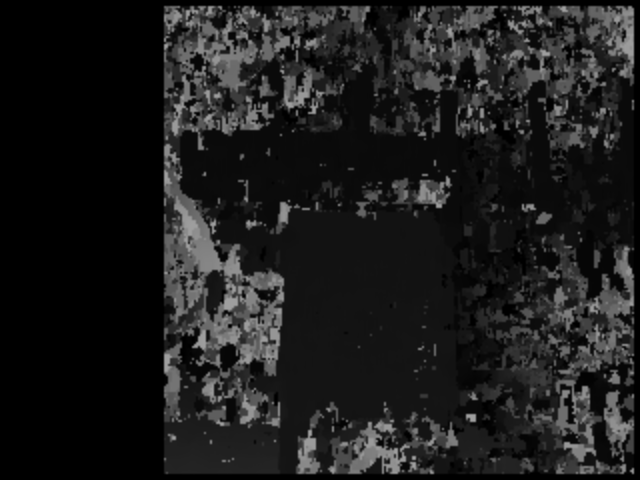
//> input picture opencv_cpp/disp.png, 640 x 480 px
$ ./disparity_filtering ../disp.png ../disp.png -GT=../disp.png   (built with g++ and OpenCV 4)
//> lines starting //> are read from the running program, lines starting //| are printed output that depends on the picture
#include <iostream>
#include <string>

#include "opencv2/calib3d.hpp"
#include "opencv2/core/utility.hpp"
#include "opencv2/highgui.hpp"
#include "opencv2/imgcodecs.hpp"
#include "opencv2/imgproc.hpp"
#include "opencv2/ximgproc.hpp"

using namespace cv;
using namespace cv::ximgproc;
using namespace std;

Rect computeROI(Size2i src_sz, Ptr<StereoMatcher> matcher_instance);

const String keys =
    "{help h usage ? |                  | print this message                                                }"
    "{@left          |../data/aloeL.jpg | left view of the stereopair                                       }"
    "{@right         |../data/aloeR.jpg | right view of the stereopair                                      }"
    "{GT             |../data/aloeGT.png| optional ground-truth disparity (MPI-Sintel or Middlebury format) }"
    "{dst_path       |None              | optional path to save the resulting filtered disparity map        }"
    "{dst_raw_path   |None              | optional path to save raw disparity map before filtering          }"
    "{algorithm      |bm                | stereo matching method (bm or sgbm)                               }"
    "{filter         |wls_conf          | used post-filtering (wls_conf or wls_no_conf or fbs_conf)         }"
    "{no-display     |                  | don't display results                                             }"
    "{no-downscale   |                  | force stereo matching on full-sized views to improve quality      }"
    "{dst_conf_path  |None              | optional path to save the confidence map used in filtering        }"
    "{vis_mult       |1.0               | coefficient used to scale disparity map visualizations            }"
    "{max_disparity  |160               | parameter of stereo matching                                      }"
    "{window_size    |-1                | parameter of stereo matching                                      }"
    "{wls_lambda     |8000.0            | parameter of wls post-filtering                                   }"
    "{wls_sigma      |1.5               | parameter of wls post-filtering                                   }"
    "{fbs_spatial    |16.0              | parameter of fbs post-filtering                                   }"
    "{fbs_luma       |8.0               | parameter of fbs post-filtering                                   }"
    "{fbs_chroma     |8.0               | parameter of fbs post-filtering                                   }"
    "{fbs_lambda     |128.0             | parameter of fbs post-filtering                                   }";

int main(int argc, char** argv) {
    CommandLineParser parser(argc, argv, keys);
    parser.about("Disparity Filtering Demo");
    if (parser.has("help")) {
        parser.printMessage();
        return 0;
    }

    String left_im = parser.get<String>(0);
    String right_im = parser.get<String>(1);
    String GT_path = parser.get<String>("GT");
    String dst_path = parser.get<String>("dst_path");
    String dst_raw_path = parser.get<String>("dst_raw_path");
    String dst_conf_path = parser.get<String>("dst_conf_path");
    String algo = parser.get<String>("algorithm");
    String filter = parser.get<String>("filter");
    bool no_display = parser.has("no-display");
    bool no_downscale = parser.has("no-downscale");
    int max_disp = parser.get<int>("max_disparity");
    double lambda = parser.get<double>("wls_lambda");
    double sigma = parser.get<double>("wls_sigma");
    double fbs_spatial = parser.get<double>("fbs_spatial");
    double fbs_luma = parser.get<double>("fbs_luma");
    double fbs_chroma = parser.get<double>("fbs_chroma");
    double fbs_lambda = parser.get<double>("fbs_lambda");
    double vis_mult = parser.get<double>("vis_mult");

    int wsize;
    if (parser.get<int>("window_size") >= 0)  // user provided window_size value
        wsize = parser.get<int>("window_size");
    else {
        if (algo == "sgbm")
            wsize = 3;  // default window size for SGBM
        else if (!no_downscale && algo == "bm" && filter == "wls_conf")
            wsize = 7;  // default window size for BM on downscaled views (downscaling is performed only for wls_conf)
        else
            wsize = 15;  // default window size for BM on full-sized views
    }

    if (!parser.check()) {
        parser.printErrors();
        return -1;
    }
    //! [load_views]
    Mat left = imread(left_im, IMREAD_COLOR);
//> left is the input picture: 480 rows x 640 cols, CV_8UC3; min 0, max 158, mean 28.5
    Mat right = imread(right_im, IMREAD_COLOR);
    if (left.empty() || right.empty()) {
        cout << "Error, Cannot read image file!" << std::endl;
        return -1;
    }
    //! [load_views]
    bool noGT;
    Mat GT_disp;
    if (GT_path == "../data/aloeGT.png" && left_im != "../data/aloeL.jpg")
        noGT = true;
    else {
        noGT = false;
        if (readGT(GT_path, GT_disp) != 0) {
            cout << "Cannot read ground truth image file: " << GT_path << endl;
            return -1;
        }
    }
    string imgPathInput = "./data/disparity.png";
    Mat imgInput1 = imread(imgPathInput, cv::IMREAD_ANYDEPTH);
//> disparity.png cannot be read in this run, so this picture is empty
    Mat imgInput2;
    readGT(imgPathInput, imgInput2);  // ? 读取 CV_16S 存储的视差图
//> disparity.png cannot be read in this run, so this picture is empty

    Mat left_for_matcher, right_for_matcher;
    Mat left_disp, right_disp;
    Mat filtered_disp, solved_disp, solved_filtered_disp;
    Mat conf_map = Mat(left.rows, left.cols, CV_8U);
    conf_map = Scalar(255);
    Rect ROI;
    Ptr<DisparityWLSFilter> wls_filter;
    double matching_time, filtering_time;
    double solving_time = 0;
    if (max_disp <= 0 || max_disp % 16 != 0) {
        cout << "Incorrect max_disparity value: it should be positive and divisible by 16";
        return -1;
    }
    if (wsize <= 0 || wsize % 2 != 1) {
        cout << "Incorrect window_size value: it should be positive and odd";
        return -1;
    }

    if (filter == "wls_conf")  // filtering with confidence (significantly better quality than wls_no_conf)
    {
        if (!no_downscale) {
            // downscale the views to speed-up the matching stage, as we will need to compute both left
            // and right disparity maps for confidence map computation
            //! [downscale]
            max_disp /= 2;
            if (max_disp % 16 != 0) max_disp += 16 - (max_disp % 16);
            resize(left, left_for_matcher, Size(), 0.5, 0.5, INTER_LINEAR_EXACT);
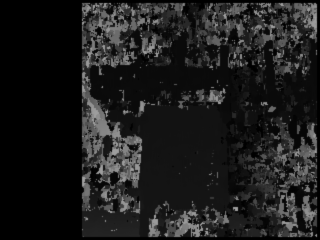
//> left_for_matcher: 240 rows x 320 cols, CV_8UC3; min 0, max 158, mean 28.6
            resize(right, right_for_matcher, Size(), 0.5, 0.5, INTER_LINEAR_EXACT);
            //! [downscale]
        } else {
            left_for_matcher = left.clone();
            right_for_matcher = right.clone();
        }

        if (algo == "bm") {
            //! [matching]
            Ptr<StereoBM> left_matcher = StereoBM::create(max_disp, wsize);
            wls_filter = createDisparityWLSFilter(left_matcher);
            Ptr<StereoMatcher> right_matcher = createRightMatcher(left_matcher);

            cvtColor(left_for_matcher, left_for_matcher, COLOR_BGR2GRAY);
//> left_for_matcher: 240 rows x 320 cols, CV_8UC1
            cvtColor(right_for_matcher, right_for_matcher, COLOR_BGR2GRAY);

            matching_time = (double)getTickCount();
            left_matcher->compute(left_for_matcher, right_for_matcher, left_disp);
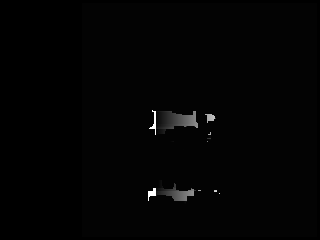
//> left_disp: 240 rows x 320 cols, CV_16SC1; min -16, max 1264, mean 2.4; drawn with min black and max white
            right_matcher->compute(right_for_matcher, left_for_matcher, right_disp);
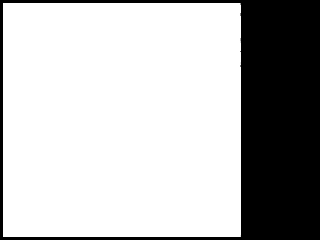
//> right_disp: 240 rows x 320 cols, CV_16SC1; min -1280, max 0, mean -351.9; drawn with min black and max white
            matching_time = ((double)getTickCount() - matching_time) / getTickFrequency();
            //! [matching]
        } else if (algo == "sgbm") {
            Ptr<StereoSGBM> left_matcher = StereoSGBM::create(0, max_disp, wsize);
            left_matcher->setP1(24 * wsize * wsize);
            left_matcher->setP2(96 * wsize * wsize);
            left_matcher->setPreFilterCap(63);
            left_matcher->setMode(StereoSGBM::MODE_SGBM_3WAY);
            wls_filter = createDisparityWLSFilter(left_matcher);
            Ptr<StereoMatcher> right_matcher = createRightMatcher(left_matcher);

            matching_time = (double)getTickCount();
            left_matcher->compute(left_for_matcher, right_for_matcher, left_disp);
            right_matcher->compute(right_for_matcher, left_for_matcher, right_disp);
            matching_time = ((double)getTickCount() - matching_time) / getTickFrequency();
        } else {
            cout << "Unsupported algorithm";
            return -1;
        }

        //! [filtering]
        wls_filter->setLambda(lambda);
        wls_filter->setSigmaColor(sigma);
        filtering_time = (double)getTickCount();
        wls_filter->filter(left_disp, left, filtered_disp, right_disp);
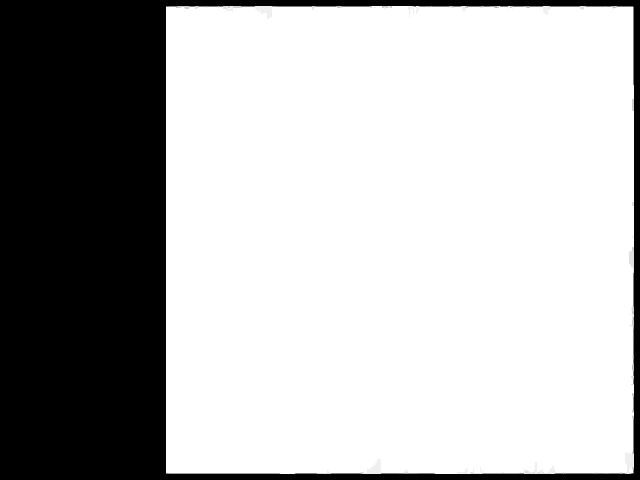
//> filtered_disp: 480 rows x 640 cols, CV_16SC1; min -16, max 0, mean -4.62; drawn with min black and max white
        filtering_time = ((double)getTickCount() - filtering_time) / getTickFrequency();
        //! [filtering]
        conf_map = wls_filter->getConfidenceMap();

        // Get the ROI that was used in the last filter call:
        ROI = wls_filter->getROI();
        if (!no_downscale) {
            // upscale raw disparity and ROI back for a proper comparison:
            resize(left_disp, left_disp, Size(), 2.0, 2.0, INTER_LINEAR_EXACT);
//> left_disp: 480 rows x 640 cols, CV_16SC1
            left_disp = left_disp * 2.0;
            ROI = Rect(ROI.x * 2, ROI.y * 2, ROI.width * 2, ROI.height * 2);
        }
    } else if (filter == "fbs_conf")  // filtering with fbs and confidence using also wls pre-processing
    {
        if (!no_downscale) {
            // downscale the views to speed-up the matching stage, as we will need to compute both left
            // and right disparity maps for confidence map computation
            //! [downscale_wls]
            max_disp /= 2;
            if (max_disp % 16 != 0) max_disp += 16 - (max_disp % 16);
            resize(left, left_for_matcher, Size(), 0.5, 0.5);
            resize(right, right_for_matcher, Size(), 0.5, 0.5);
            //! [downscale_wls]
        } else {
            left_for_matcher = left.clone();
            right_for_matcher = right.clone();
        }

        if (algo == "bm") {
            //! [matching_wls]
            Ptr<StereoBM> left_matcher = StereoBM::create(max_disp, wsize);
            wls_filter = createDisparityWLSFilter(left_matcher);
            Ptr<StereoMatcher> right_matcher = createRightMatcher(left_matcher);

            cvtColor(left_for_matcher, left_for_matcher, COLOR_BGR2GRAY);
            cvtColor(right_for_matcher, right_for_matcher, COLOR_BGR2GRAY);

            matching_time = (double)getTickCount();
            left_matcher->compute(left_for_matcher, right_for_matcher, left_disp);
            right_matcher->compute(right_for_matcher, left_for_matcher, right_disp);
            matching_time = ((double)getTickCount() - matching_time) / getTickFrequency();
            //! [matching_wls]
        } else if (algo == "sgbm") {
            Ptr<StereoSGBM> left_matcher = StereoSGBM::create(0, max_disp, wsize);
            left_matcher->setP1(24 * wsize * wsize);
            left_matcher->setP2(96 * wsize * wsize);
            left_matcher->setPreFilterCap(63);
            left_matcher->setMode(StereoSGBM::MODE_SGBM_3WAY);
            wls_filter = createDisparityWLSFilter(left_matcher);
            Ptr<StereoMatcher> right_matcher = createRightMatcher(left_matcher);

            matching_time = (double)getTickCount();
            left_matcher->compute(left_for_matcher, right_for_matcher, left_disp);
            right_matcher->compute(right_for_matcher, left_for_matcher, right_disp);
            matching_time = ((double)getTickCount() - matching_time) / getTickFrequency();
        } else {
            cout << "Unsupported algorithm";
            return -1;
        }

        //! [filtering_wls]
        wls_filter->setLambda(lambda);
        wls_filter->setSigmaColor(sigma);
        filtering_time = (double)getTickCount();
        wls_filter->filter(left_disp, left, filtered_disp, right_disp);
        filtering_time = ((double)getTickCount() - filtering_time) / getTickFrequency();
        //! [filtering_wls]

        conf_map = wls_filter->getConfidenceMap();

        Mat left_disp_resized;
        resize(left_disp, left_disp_resized, left.size());

        // Get the ROI that was used in the last filter call:
        ROI = wls_filter->getROI();
        if (!no_downscale) {
            // upscale raw disparity and ROI back for a proper comparison:
            resize(left_disp, left_disp, Size(), 2.0, 2.0);
            left_disp = left_disp * 2.0;
            left_disp_resized = left_disp_resized * 2.0;
            ROI = Rect(ROI.x * 2, ROI.y * 2, ROI.width * 2, ROI.height * 2);
        }

#ifdef HAVE_EIGEN
        //! [filtering_fbs]
        solving_time = (double)getTickCount();
        fastBilateralSolverFilter(left, left_disp_resized, conf_map / 255.0f, solved_disp, fbs_spatial, fbs_luma,
                                  fbs_chroma, fbs_lambda);
        solving_time = ((double)getTickCount() - solving_time) / getTickFrequency();
        //! [filtering_fbs]

        //! [filtering_wls2fbs]
        fastBilateralSolverFilter(left, filtered_disp, conf_map / 255.0f, solved_filtered_disp, fbs_spatial, fbs_luma,
                                  fbs_chroma, fbs_lambda);
        //! [filtering_wls2fbs]
#else
        (void)fbs_spatial;
        (void)fbs_luma;
        (void)fbs_chroma;
        (void)fbs_lambda;
#endif
    } else if (filter == "wls_no_conf") {
        /* There is no convenience function for the case of filtering with no confidence, so we
        will need to set the ROI and matcher parameters manually */

        left_for_matcher = left.clone();
        right_for_matcher = right.clone();

        if (algo == "bm") {
            Ptr<StereoBM> matcher = StereoBM::create(max_disp, wsize);
            matcher->setTextureThreshold(0);
            matcher->setUniquenessRatio(0);
            cvtColor(left_for_matcher, left_for_matcher, COLOR_BGR2GRAY);
            cvtColor(right_for_matcher, right_for_matcher, COLOR_BGR2GRAY);
            ROI = computeROI(left_for_matcher.size(), matcher);
            wls_filter = createDisparityWLSFilterGeneric(false);
            wls_filter->setDepthDiscontinuityRadius((int)ceil(0.33 * wsize));

            matching_time = (double)getTickCount();
            matcher->compute(left_for_matcher, right_for_matcher, left_disp);  // disparity image
            matching_time = ((double)getTickCount() - matching_time) / getTickFrequency();
        } else if (algo == "sgbm") {
            Ptr<StereoSGBM> matcher = StereoSGBM::create(0, max_disp, wsize);
            matcher->setUniquenessRatio(0);
            matcher->setDisp12MaxDiff(1000000);
            matcher->setSpeckleWindowSize(0);
            matcher->setP1(24 * wsize * wsize);
            matcher->setP2(96 * wsize * wsize);
            matcher->setMode(StereoSGBM::MODE_SGBM_3WAY);
            ROI = computeROI(left_for_matcher.size(), matcher);
            wls_filter = createDisparityWLSFilterGeneric(false);
            wls_filter->setDepthDiscontinuityRadius((int)ceil(0.5 * wsize));

            matching_time = (double)getTickCount();
            matcher->compute(left_for_matcher, right_for_matcher, left_disp);  // disparity image
            matching_time = ((double)getTickCount() - matching_time) / getTickFrequency();
        } else {
            cout << "Unsupported algorithm";
            return -1;
        }

        wls_filter->setLambda(lambda);
        wls_filter->setSigmaColor(sigma);
        filtering_time = (double)getTickCount();
        wls_filter->filter(left_disp, left, filtered_disp, Mat(), ROI);
        filtering_time = ((double)getTickCount() - filtering_time) / getTickFrequency();
    } else {
        cout << "Unsupported filter";
        return -1;
    }

    // collect and print all the stats:
    cout.precision(2);
    cout << "Matching time:  " << matching_time << "s" << endl;
    cout << "Filtering time: " << filtering_time << "s" << endl;
    cout << "Solving time: " << solving_time << "s" << endl;
    cout << endl;

    double MSE_before, percent_bad_before, MSE_after, percent_bad_after;
    if (!noGT) {
        MSE_before = computeMSE(GT_disp, left_disp, ROI);
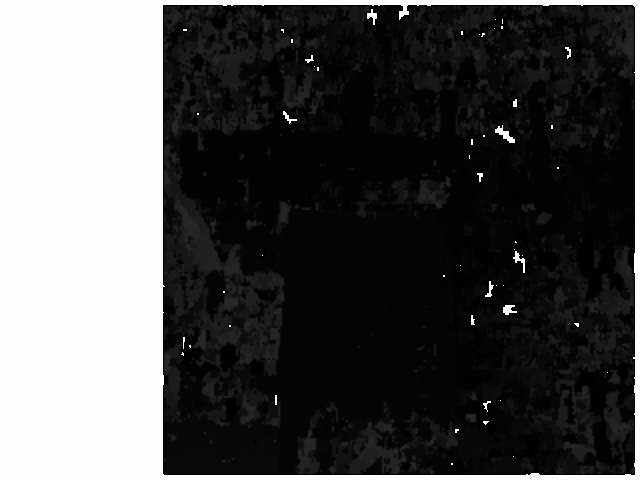
//> GT_disp: 480 rows x 640 cols, CV_16SC1; min 16, max 16320, mean 5049.3; drawn with min black and max white
//> MSE_before = 118.2
        percent_bad_before = computeBadPixelPercent(GT_disp, left_disp, ROI);
//> percent_bad_before = 99.75
        MSE_after = computeMSE(GT_disp, filtered_disp, ROI);
//> MSE_after = 118.9
        percent_bad_after = computeBadPixelPercent(GT_disp, filtered_disp, ROI);
//> percent_bad_after = 99.84

        cout.precision(5);
        cout << "MSE before filtering: " << MSE_before << endl;
//| MSE before filtering: 118.18
        cout << "MSE after filtering:  " << MSE_after << endl;
//| MSE after filtering:  118.87
        cout << endl;
        cout.precision(3);
        cout << "Percent of bad pixels before filtering: " << percent_bad_before << endl;
//| Percent of bad pixels before filtering: 99.7
        cout << "Percent of bad pixels after filtering:  " << percent_bad_after << endl;
//| Percent of bad pixels after filtering:  99.8
    }

    // *  save
    if (dst_path != "None") {  // 视差滤波后的图
        Mat filtered_disp_vis;
        getDisparityVis(filtered_disp, filtered_disp_vis, vis_mult);
        imwrite(dst_path + ".png", filtered_disp_vis);
    }
    if (dst_raw_path != "None") {  // 视差原图
        Mat raw_disp_vis;
        getDisparityVis(left_disp, raw_disp_vis, vis_mult);
        imwrite(dst_raw_path + ".png", raw_disp_vis);
    }
    if (dst_conf_path != "None") {
        imwrite(dst_conf_path, conf_map);
    }
    //* display
    if (!no_display) {  // 显示原图
        namedWindow("left", WINDOW_AUTOSIZE);
        imshow("left", left);
        namedWindow("right", WINDOW_AUTOSIZE);
        imshow("right", right);
        std::cout << "Compare: " << left_disp.type() << " " << raw_disp_vis.type() << std::endl;
//> (this line was passed over: raw_disp_vis is not available in this run)
        applyColorMap(raw_disp_vis, disp_raw, cv::COLORMAP_JET);
//> (this line was passed over: disp_raw is not available in this run)
        cv::imshow("Test raw disp", disp_raw);
//> (this line was passed over: disp_raw is not available in this run)
        // 视差滤波后的图
        Mat filtered_disp_vis;
        getDisparityVis(filtered_disp, filtered_disp_vis, vis_mult);
//> filtered_disp_vis: 480 rows x 640 cols, CV_8UC1; every value is 0
        // namedWindow("filtered disparity", WINDOW_AUTOSIZE);
        imshow("filtered disparity", filtered_disp_vis);
        cv::Mat disp_raw_color;
        applyColorMap(filtered_disp_vis, disp_raw_color, cv::COLORMAP_JET);
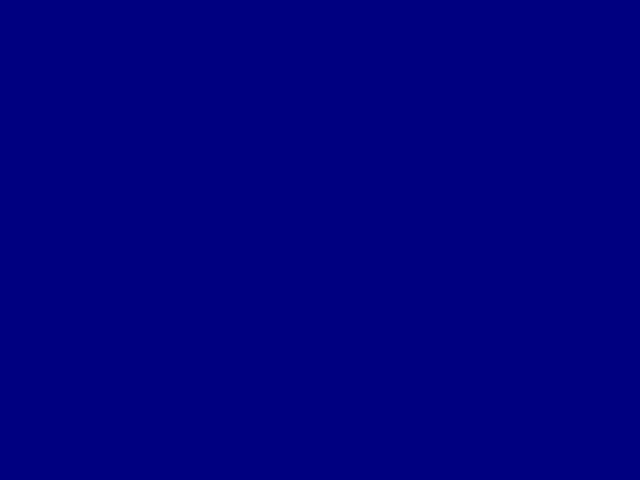
//> disp_raw_color: 480 rows x 640 cols, CV_8UC3; mean B, G, R 128, 0, 0
        cv::imshow("Test disp color", disp_raw_color);
        // 数据集中的视差图
        cv::Mat disp_float;
        imgInput1.convertTo(disp_float, CV_32F, 1.0 / 64);
        cv::Mat cvDisparity;
        disp_float.convertTo(cvDisparity, CV_8UC1, 255.0 / (64), 0);
//> (the run ends here: the program stops with an error, at `cv::imshow("Load Disparty Image", cvDisparity);`)
